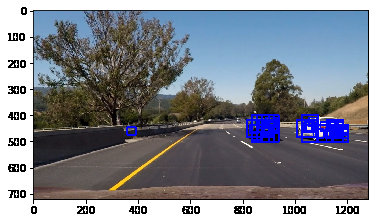
#> input picture images/detect1.png, 378 x 223 px
$ python -i detect.py   (imports and definitions only)   (older library calls are emulated)
#> lines starting #> are read from the running program, lines starting #| are printed output that depends on the picture
import matplotlib.image as mpimg
import os
from glob import iglob
import matplotlib.pyplot as plt
import numpy as np
import cv2
import glob
import time
from skimage.feature import hog
from sklearn.svm import LinearSVC
from sklearn.preprocessing import StandardScaler

from sklearn.cross_validation import train_test_split

# Define a function to return HOG features and visualization
def get_hog_features(img, orient, pix_per_cell, cell_per_block,
                        vis=False, feature_vec=True):
    # Call with two outputs if vis==True
    if vis == True:
        features, hog_image = hog(img, orientations=orient,
                                  pixels_per_cell=(pix_per_cell, pix_per_cell),
                                  cells_per_block=(cell_per_block, cell_per_block),
                                  transform_sqrt=True,
                                  visualise=vis, feature_vector=feature_vec)
        return features, hog_image
    # Otherwise call with one output
    else:
        features = hog(img, orientations=orient,
                       pixels_per_cell=(pix_per_cell, pix_per_cell),
                       cells_per_block=(cell_per_block, cell_per_block),
                       transform_sqrt=True,
                       visualise=vis, feature_vector=feature_vec)
        return features

# Define a function to compute binned color features
def bin_spatial(img, size=(32, 32)):
    # Use cv2.resize().ravel() to create the feature vector
    features = cv2.resize(img, size).ravel()
    # Return the feature vector
    return features

# Define a function to compute color histogram features
# NEED TO CHANGE bins_range if reading .png files with mpimg!
def color_hist(img, nbins=32, bins_range=(0, 256)):
    # Compute the histogram of the color channels separately
    channel1_hist = np.histogram(img[:,:,0], bins=nbins, range=bins_range)
    channel2_hist = np.histogram(img[:,:,1], bins=nbins, range=bins_range)
    channel3_hist = np.histogram(img[:,:,2], bins=nbins, range=bins_range)
    # Concatenate the histograms into a single feature vector
    hist_features = np.concatenate((channel1_hist[0], channel2_hist[0], channel3_hist[0]))
    # Return the individual histograms, bin_centers and feature vector
    return hist_features

# Define a function to extract features from a list of images
# Have this function call bin_spatial() and color_hist()
def extract_features(imgs, color_space='RGB', spatial_size=(32, 32),
                        hist_bins=32, orient=9,
                        pix_per_cell=8, cell_per_block=2, hog_channel=0,
                        spatial_feat=True, hist_feat=True, hog_feat=True):
    # Create a list to append feature vectors to
    features = []
    # Iterate through the list of images
    for file in imgs:
        file_features = []
        # Read in each one by one
        image = mpimg.imread(file)
        # apply color conversion if other than 'RGB'
        if color_space != 'RGB':
            if color_space == 'HSV':
                feature_image = cv2.cvtColor(image, cv2.COLOR_RGB2HSV)
            elif color_space == 'LUV':
                feature_image = cv2.cvtColor(image, cv2.COLOR_RGB2LUV)
            elif color_space == 'HLS':
                feature_image = cv2.cvtColor(image, cv2.COLOR_RGB2HLS)
            elif color_space == 'YUV':
                feature_image = cv2.cvtColor(image, cv2.COLOR_RGB2YUV)
            elif color_space == 'YCrCb':
                feature_image = cv2.cvtColor(image, cv2.COLOR_RGB2YCrCb)
        else: feature_image = np.copy(image)

        if spatial_feat == True:
            spatial_features = bin_spatial(feature_image, size=spatial_size)
            file_features.append(spatial_features)
        if hist_feat == True:
            # Apply color_hist()
            hist_features = color_hist(feature_image, nbins=hist_bins)
            file_features.append(hist_features)
        if hog_feat == True:
        # Call get_hog_features() with vis=False, feature_vec=True
            if hog_channel == 'ALL':
                hog_features = []
                for channel in range(feature_image.shape[2]):
                    hog_features.append(get_hog_features(feature_image[:,:,channel],
                                        orient, pix_per_cell, cell_per_block,
                                        vis=False, feature_vec=True))
                hog_features = np.ravel(hog_features)
            else:
                hog_features = get_hog_features(feature_image[:,:,hog_channel], orient,
                            pix_per_cell, cell_per_block, vis=False, feature_vec=True)
            # Append the new feature vector to the features list
            file_features.append(hog_features)
        features.append(np.concatenate(file_features))
    # Return list of feature vectors
    return features

# Define a function that takes an image,
# start and stop positions in both x and y,
# window size (x and y dimensions),
# and overlap fraction (for both x and y)
# [51 lines left out: functions slide_window, draw_boxes, not called in this run]


# Define a function to extract features from a single image window
# This function is very similar to extract_features()
# just for a single image rather than list of images
def single_img_features(img, color_space='RGB', spatial_size=(32, 32),
                        hist_bins=32, orient=9,
                        pix_per_cell=8, cell_per_block=2, hog_channel=0,
                        spatial_feat=True, hist_feat=True, hog_feat=True):
    #1) Define an empty list to receive features
    img_features = []
    #2) Apply color conversion if other than 'RGB'
    if color_space != 'RGB':
        if color_space == 'HSV':
            feature_image = cv2.cvtColor(img, cv2.COLOR_RGB2HSV)
        elif color_space == 'LUV':
            feature_image = cv2.cvtColor(img, cv2.COLOR_RGB2LUV)
        elif color_space == 'HLS':
            feature_image = cv2.cvtColor(img, cv2.COLOR_RGB2HLS)
        elif color_space == 'YUV':
            feature_image = cv2.cvtColor(img, cv2.COLOR_RGB2YUV)
        elif color_space == 'YCrCb':
            feature_image = cv2.cvtColor(img, cv2.COLOR_RGB2YCrCb)
    else: feature_image = np.copy(img)
    #3) Compute spatial features if flag is set
    if spatial_feat == True:
        spatial_features = bin_spatial(feature_image, size=spatial_size)
        #4) Append features to list
        img_features.append(spatial_features)
    #5) Compute histogram features if flag is set
    if hist_feat == True:
        hist_features = color_hist(feature_image, nbins=hist_bins)
        #6) Append features to list
        img_features.append(hist_features)
    #7) Compute HOG features if flag is set
    if hog_feat == True:
        if hog_channel == 'ALL':
            hog_features = []
            for channel in range(feature_image.shape[2]):
                hog_features.extend(get_hog_features(feature_image[:,:,channel],
                                    orient, pix_per_cell, cell_per_block,
                                    vis=False, feature_vec=True))
        else:
            hog_features = get_hog_features(feature_image[:,:,hog_channel], orient,
                        pix_per_cell, cell_per_block, vis=False, feature_vec=True)
        #8) Append features to list
        img_features.append(hog_features)

    #9) Return concatenated array of features
    return np.concatenate(img_features)

# Define a function you will pass an image
# and the list of windows to be searched (output of slide_windows())
# [29 lines left out: function search_windows, not called in this run]


cars = []
not_cars = []

car_images = 'vehicles/vehicles/**/*.png'
noncar_images = 'non-vehicles/non-vehicles/**/*.png'

# [7 lines not run here, left out]


color_space = 'RGB' # Can be RGB, HSV, LUV, HLS, YUV, YCrCb
orient = 9  # HOG orientations
pix_per_cell = 8 # HOG pixels per cell
cell_per_block = 2 # HOG cells per block
hog_channel = 0 # Can be 0, 1, 2, or "ALL"
spatial_size = (8, 8) # Spatial binning dimensions
hist_bins = 32    # Number of histogram bins
spatial_feat = True # Spatial features on or off
hist_feat = True # Histogram features on or off
hog_feat = True # HOG features on or off
y_start_stop = [400, 700] # Min and max in y to search in slide_window()

car_features = extract_features(cars, color_space=color_space,
                        spatial_size=spatial_size, hist_bins=hist_bins,
                        orient=orient, pix_per_cell=pix_per_cell,
                        cell_per_block=cell_per_block,
                        hog_channel=hog_channel, spatial_feat=spatial_feat,
                        hist_feat=hist_feat, hog_feat=hog_feat)
notcar_features = extract_features(not_cars, color_space=color_space,
                        spatial_size=spatial_size, hist_bins=hist_bins,
                        orient=orient, pix_per_cell=pix_per_cell,
                        cell_per_block=cell_per_block,
                        hog_channel=hog_channel, spatial_feat=spatial_feat,
                        hist_feat=hist_feat, hog_feat=hog_feat)

X = np.vstack((car_features, notcar_features)).astype(np.float64)
# Fit a per-column scaler
# [1 line that did not run here, left out]
# Apply the scaler to X
# [1 line that did not run here, left out]

# Define the labels vector
y = np.hstack((np.ones(len(car_features)), np.zeros(len(notcar_features))))


# Split up data into randomized training and test sets
rand_state = np.random.randint(0, 100)
# [2 lines that did not run here, left out]

# [3 lines not run here, left out]
# Use a linear SVC
svc = LinearSVC()
# Check the training time for the SVC
t=time.time()
# [1 line not run here, left out]
t2 = time.time()
# [1 line not run here, left out]

>>> import cv2
>>> picture = cv2.cvtColor(cv2.imread('images/detect1.png'), cv2.COLOR_BGR2RGB)
>>> result = single_img_features(picture)
#> in bin_spatial, `features = cv2.resize(img, size).ravel()`: features = 3072 values, max 255 at index 0, min 0 at index 867, mean 132
#> in single_img_features, `spatial_features = bin_spatial(feature_image, size=spatial_size)`: spatial_features has the same summary as features in bin_spatial
#> in color_hist, `hist_features = np.concatenate((channel1_hist[0], channel2_hist[0], ch..`: hist_features = 96 values, max 20899 at index 95, min 14 at index 61, mean 2634.2
#> in get_hog_features, `features = hog(img, orientations=orient, pixels_per_cell=(pix_per_cell..`:
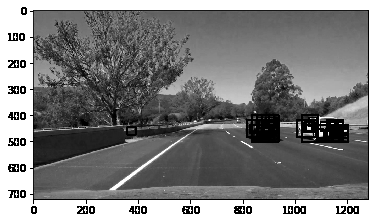
#> img: shape (223, 378); min 0, max 255, mean 127.8

$ run again, on images/detect2.png
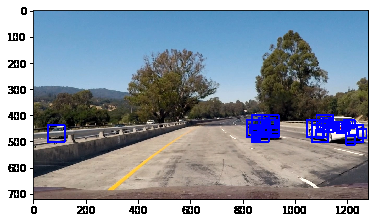
#> input picture images/detect2.png, 378 x 223 px
#> features = 3072 values, max 255 at index 0, min 0 at index 867, mean 149.5
#> spatial_features has the same summary as features in bin_spatial
#> in color_hist, `hist_features = np.concatenate((channel1_hist[0], channel2_hist[0], ch..`: hist_features = 96 values, max 20924 at index 95, min 24 at index 60, mean 2634.2
#> in get_hog_features, `features = hog(img, orientations=orient, pixels_per_cell=(pix_per_cell..`:
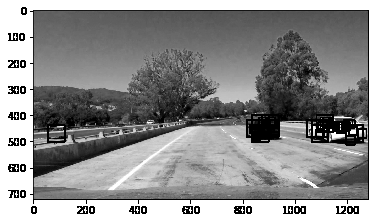
#> img: shape (223, 378); min 0, max 255, mean 142.7
